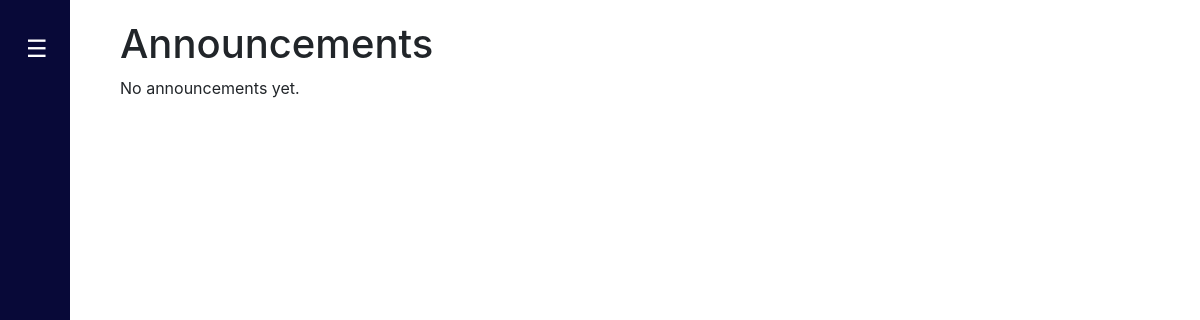
The page /announcements (signed in) on the database as committed earlier.
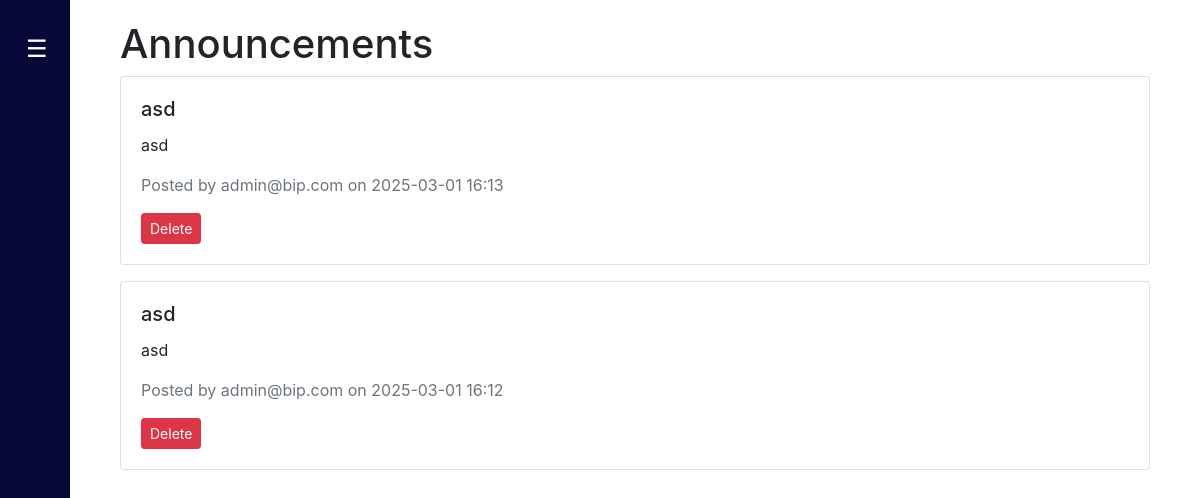
The same page on the database as committed later.
### Website/models.py (models this page shows, shortened)
class Announcement(db.Model):
    id = db.Column(db.Integer, primary_key=True)
    title = db.Column(db.String(255), nullable=False)  # Title of the announcement
    content = db.Column(db.Text, nullable=False)  # Content of the announcement
    created_at = db.Column(db.DateTime, default=db.func.current_timestamp())  # Timestamp
    user_id = db.Column(db.Integer, db.ForeignKey('user.id'), nullable=False)  # User who created the announcement
    user = db.relationship('User', backref='announcements')  # Relationship to User

class User(db.Model, UserMixin):
    id = db.Column(db.Integer, primary_key=True)
    email = db.Column(db.String(150), unique=True, nullable=False)
    firstName = db.Column(db.String(150), nullable=False)  # For first name
    password = db.Column(db.String(150), nullable=False)  # For storing password hash
    is_admin = db.Column(db.Boolean, default=False)  # Optional: for admin flag

### Website/views.py (the view)
@views.route('/announcements')
@login_required
def announcements():
    announcements = Announcement.query.order_by(Announcement.created_at.desc()).all()
    return render_template('announcements.html', announcements=announcements, user=current_user)

### Website/templates/announcements.html (shortened to what this page needs)
{% extends "base.html" %}
{% block content %}
<div class="container">
    <h1>Announcements</h1>
    {% if announcements %}
        {% for announcement in announcements %}
            <div class="card mb-3">
                <div class="card-body">
                    <h5 class="card-title">{{ announcement.title }}</h5>
                    <p class="card-text">{{ announcement.content }}</p>
                    <p class="text-muted">Posted by {{ announcement.user.email }} on {{ announcement.created_at.strftime('%Y-%m-%d %H:%M') }}</p>
                    {% if current_user.id == announcement.user_id or current_user.is_admin %}
                        <form action="{{ url_for('views.delete_announcement', announcement_id=announcement.id) }}" method="POST" style="display:inline;">
                            <button type="submit" class="btn btn-danger btn-sm">Delete</button>
                        </form>
                    {% endif %}
                </div>
            </div>
        {% endfor %}
    {% else %}
        <p>No announcements yet.</p>
    {% endif %}
</div>
{% endblock %}

### Website/templates/base.html (shortened to what this page needs)
<!DOCTYPE html>
<html>
  <head>
    <link
      rel="stylesheet"
      href="https://stackpath.bootstrapcdn.com/bootstrap/4.4.1/css/bootstrap.min.css"
    />
    <link
      rel="stylesheet"
      href="https://stackpath.bootstrapcdn.com/font-awesome/4.7.0/css/font-awesome.min.css"
    />
    <link rel="stylesheet" href="https://cdn.jsdelivr.net/npm/bootstrap-icons@1.11.3/font/bootstrap-icons.min.css">
  </head>
  <body>
    <div class="sidebar" id="sidebar">
      <nav class="navbar">
        <button class="toggle-btn" id="toggle-btn">☰</button>
      </nav>
    </div>
    <div class="content" id="content">
      <div class="container">{% block content %} {% endblock %}</div>
    </div>
  </body>
</html>

### Website/templates/base.html (style rules this page uses)
body { display: flex; min-height: 100vh; overflow-x: hidden; }
.sidebar { width: 70px; background-color: rgb(8, 9, 56); padding-top: 20px; height: 100vh; position: fixed; transition: width 0.3s ease-in-out; display: flex; flex-direction: column; overflow: hidden; z-index: 1000; }
.navbar { background-color:rgb(8, 9, 56); width: 100%; padding: 10px; display: flex; align-items: center; }
.toggle-btn { background: none; border: none; color: white; font-size: 24px; cursor: pointer; margin-left: 10px; outline: none; }
.content { margin-left: 70px; padding: 20px; width: 100%; transition: margin-left 0.3s ease-in-out; }

Rows that differ between the two databases and show on the page:
added Announcement: title "asd", content "asd", user.email "admin@bip.com", created_at "2025-03-01 16:13"
added Announcement: title "asd", content "asd", user.email "admin@bip.com", created_at "2025-03-01 16:12"
Other text that changed with them:
text no longer shown: "No announcements yet."
